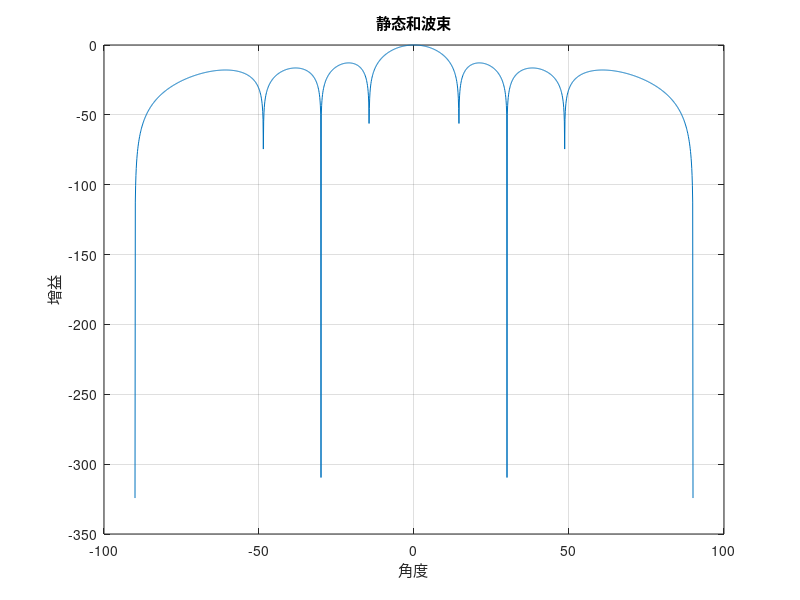
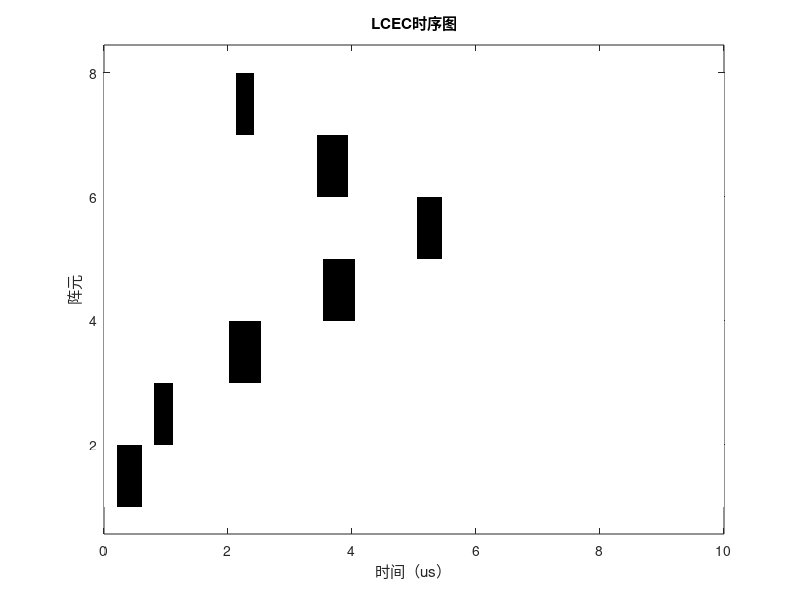
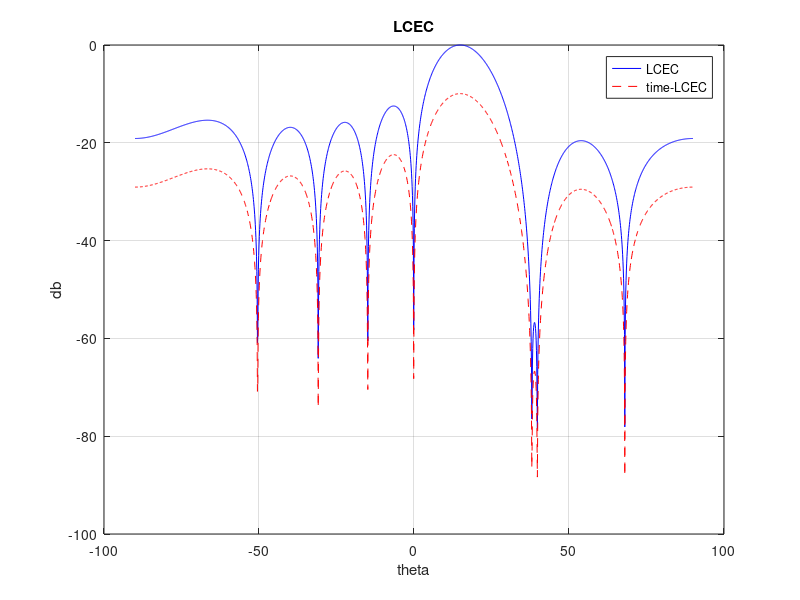
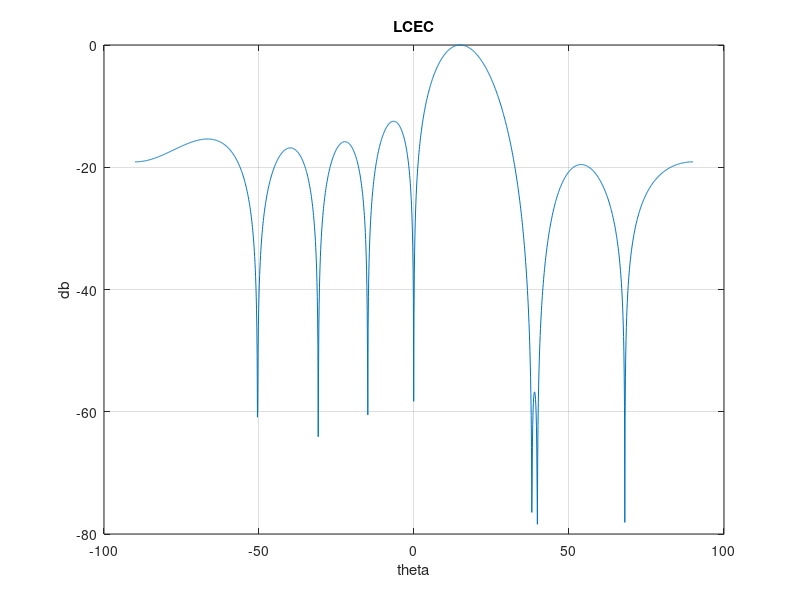

Reproduce these figures in MATLAB, in order.
clear ;clc;close all;
%%参数设置
f=16e9;
c=3e8;
lamda=c/f;
d=lamda/2;
k=2*pi/lamda;
N=8;

%% 无干扰静态方向图
theta=-90:0.1:90;
L=length(theta);
a=zeros(N,L);
for i=1:N
    a(i,:)=exp(1j*k*(i-1)*d*sind(theta));
end
v=ones(N,1);
s=v'*a;
s1=abs(s);
s2=s1/max(s1);
s=20*log10(s2);
figure(1);
plot(theta,s);
xlabel("角度");
ylabel("增益");
title('静态和波束');
grid on;
%% 期望信号 噶闹信号 噪声信号
M=512;%采样次数
theta0=15;%期望信号角度
theta_i=[38 68];%干扰信号
a_i=exp(1i*k*(0:N-1)'*d*sind(theta_i));%干扰信号对每个阵子的相移
a0=exp(1i*k*(0:N-1)'*d*sind(theta0));%期望信号对每个阵子的相移 alpha
I1=zeros(N,M);
I2=zeros(N,M);
n=zeros(N,M);
for ii=1:M %生成信号
    AM_I1=100*randn(1);
    AM_I2=100*randn(1);
    I1(:,ii)=AM_I1*a_i(:,1);
    I2(:,ii)=AM_I2*a_i(:,2);
    n(:,ii)=0.5*(randn(N,1)+j*randn(N,1));

end
X=I1+I2+n;
%%LCEC
R=X*X'/M;
c=a0;%期望信号矢量
[V,D]=eig(R);%协方差矩阵特征值分解
un=V(:,1:6);
un=fliplr(un);
I=eye(N);
w_lcec=un*un'*c*inv(c'*un*un'*c);
y_lcec=w_lcec'*a;
y_lcec=abs(y_lcec);
y_lcec=y_lcec/max(y_lcec);


%% 时间调制LCEC
T_p=10e-6;%时间调制函数一个周期的时间
f_p=1/T_p;
F_s=100;%快拍数100
fai_k=(1/pi)*asin(abs(w_lcec));%时间调制幅度
v_k=(0.5)*((1/pi)*(atan2(imag(w_lcec),real(w_lcec)))-fai_k);%时间调制相位
tao_k=T_p*fai_k;%非零周期
t0_k=T_p*abs(v_k);%起始时间周期

U_t=zeros(F_s,N);

for cc=1:N
    for iii=1:F_s
        if iii<(t0_k(cc,1)+abs(tao_k(cc,1)))*F_s*f_p && iii>(t0_k(cc,1))*F_s*f_p
            U_t(iii,cc)=0;
        else
             U_t(iii,cc)=1;
        end
    end

end
y_time_LCEC=(exp(1i*2*pi*(f+f_p))/pi)*sin(pi*fai_k).*exp(j*pi*(2*v_k+fai_k));

y_time_LCEC=y_time_LCEC'*a;
y_time_LCEC=abs(y_time_LCEC);
y_time_LCEC=sum(y_time_LCEC,1);
y_time_LCEC=y_time_LCEC/max(y_lcec);
y_time_LCEC=20*log10(y_time_LCEC);
y_lcec=20*log10(y_lcec);





%% 画图
figure(3);
plot(theta,y_lcec,'b');
hold on;
plot(theta,y_time_LCEC,'r--' );
legend('LCEC','time-LCEC')
xlabel("theta");
ylabel('db');
title("LCEC");
grid on;

figure(4);
plot(theta,y_lcec);
xlabel("theta");
ylabel('db');
title("LCEC");
grid on;
% 
% figure('Position',[100 100 800 600]); % 设置窗口位置和大小
% % 使用 image 函数
% 
% image(U_t');
% colormap([0 0 0; 1 1 1]); %  % 设置颜色映射为黑白两色
% axis equal; % 设置坐标轴比例相等
% 
% axis on; % 显示坐标轴
% % 使用 mat2gray 函数
% I = mat2gray(U_t'); % 将矩阵转换为灰度图像
% imshow(I); % 显示图像
% ylabel('阵元');
% xlabel("时间（us）");
% axis on; % 显示坐标轴

x = linspace(0, 10, F_s); % 生成横轴向量
y=linspace(1, N, N);
A=U_t';
% 假设你的矩阵叫做A
figure; % 创建一个新的图形窗口
pcolor(x,y,A); % 用pcolor函数绘制伪彩图
shading flat;
ylabel('阵元');
xlabel('时间（us）');
title('LCEC时序图')
colormap(gray(2)); % 设置颜色映射为灰度，只有两种颜色：黑色和白色
axis equal; % 设置坐标轴等比例缩放
